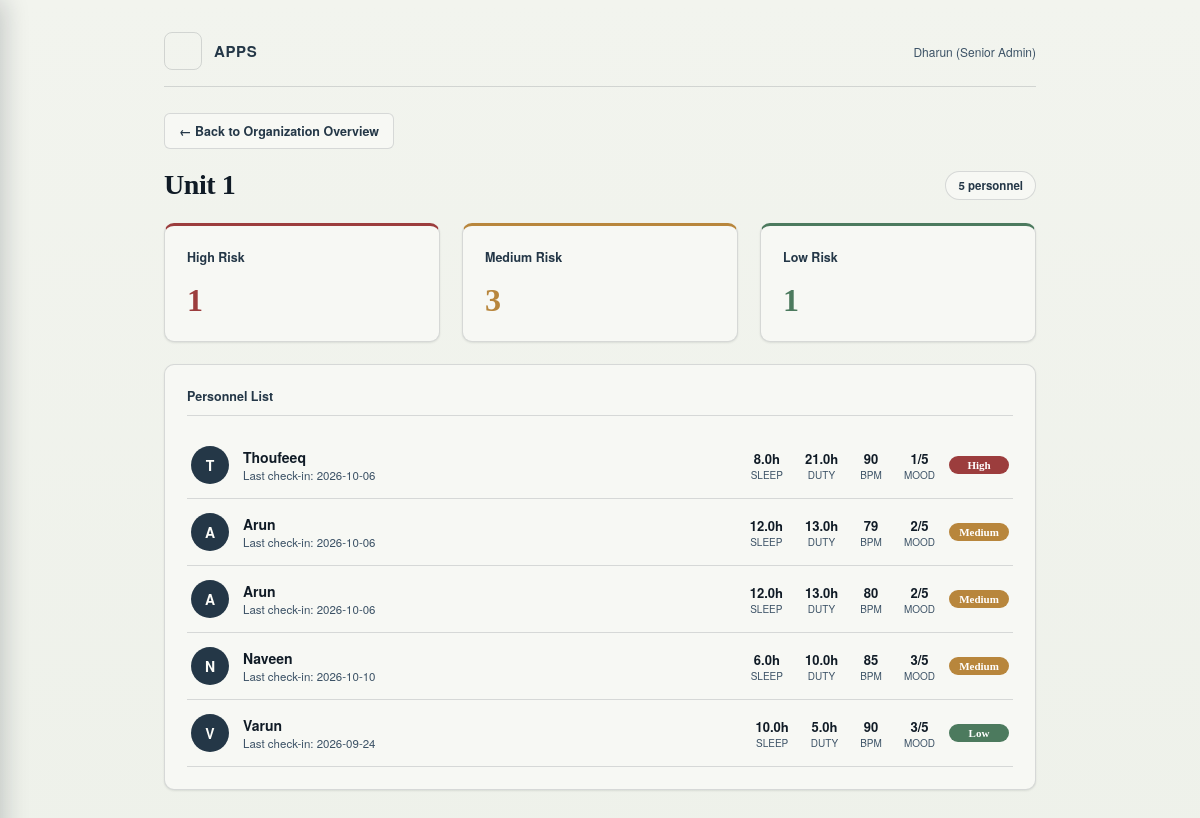
The app's page /admin/unit/1 (signed in) with its own data.
### tables this page shows
CREATE TABLE DailyData (
            id INTEGER PRIMARY KEY AUTOINCREMENT,
            user_id INTEGER NOT NULL,
            date TEXT NOT NULL,
            sleep_hours REAL,
            duty_hours REAL,
            heart_rate INTEGER,
            mood_score INTEGER,
            stress_level TEXT,
            recommendation TEXT
        );

CREATE TABLE Users (
            id INTEGER PRIMARY KEY AUTOINCREMENT,
            name TEXT NOT NULL,
            unit TEXT,
            password TEXT NOT NULL,
            role TEXT NOT NULL DEFAULT 'personnel'
        , assigned_officer_id INTEGER);

### app.py (the view)
@app.route("/admin/unit/<path:unit_name>")
@role_required("admin")
def admin_unit_detail(unit_name):
    conn = get_db()
    unit_filter = "(Users.unit IS NULL OR Users.unit = '')" if unit_name == "Unassigned" \
        else "Users.unit = ?"
    params = () if unit_name == "Unassigned" else (unit_name,)
    personnel = conn.execute(f"""
        SELECT Users.id, Users.name, Users.unit, DailyData.date, DailyData.sleep_hours,
               DailyData.duty_hours, DailyData.heart_rate, DailyData.mood_score,
               DailyData.stress_level
        FROM DailyData
        JOIN Users ON DailyData.user_id = Users.id
        WHERE DailyData.id IN (SELECT MAX(id) FROM DailyData GROUP BY user_id)
          AND Users.role = 'personnel'
          AND {unit_filter}
        ORDER BY DailyData.stress_level = 'High' DESC, DailyData.stress_level = 'Medium' DESC
    """, params).fetchall()
    conn.close()
    return render_template("admin_unit_detail.html", admin_name=session["user_name"],
                           unit_name=unit_name, personnel=personnel)

### app.py (called while the page is built, shortened)
def get_db():
    conn = sqlite3.connect(DB_PATH)
    conn.row_factory = sqlite3.Row
    return conn

def role_required(*roles):
    def decorator(view):
        @wraps(view)
        def wrapper(*args, **kwargs):
            if "user_id" not in session or session.get("role") not in roles:
                if "officer" in roles and len(roles) == 1:
                    return redirect(url_for("officer_login"))
                elif "admin" in roles and len(roles) == 1:
                    return redirect(url_for("admin_login"))
                return redirect(url_for("login"))
            return view(*args, **kwargs)
        return wrapper
    return decorator

@app.before_request
def block_cross_site_posts():
    if request.method != "POST":
        return
    source = request.headers.get("Origin") or request.headers.get("Referer")
    if source:
        if urlparse(source).netloc != request.host:
            abort(403)

@app.after_request
def add_security_headers(resp):
    resp.headers.setdefault("X-Content-Type-Options", "nosniff")
    resp.headers.setdefault("X-Frame-Options", "SAMEORIGIN")
    resp.headers.setdefault("Referrer-Policy", "same-origin")
    if "user_id" in session:
        resp.headers["Cache-Control"] = "no-store"
    return resp

@app.context_processor
def inject_nav_counts():
    return {}

### templates/admin_unit_detail.html (shortened to what this page needs)
<!DOCTYPE html>
<html lang="en">
<head>
<link rel="stylesheet" href="{{ url_for('static', filename='style.css') }}">
</head>
<body>
<div class="wrap">
    {% include "_header.html" %}
    <a href="{{ url_for('admin_dashboard') }}" style="display:inline-flex; align-items:center; gap:6px; font-family:'Helvetica Neue', Arial, sans-serif; font-size:12.5px; font-weight:600; text-decoration:none; color:var(--steel-deep); background:var(--card); border:1px solid var(--line); padding:8px 14px; border-radius:6px; margin-bottom:20px; transition: background 0.15s ease, box-shadow 0.15s ease;"
     onmouseover="this.style.background='#fff'; this.style.boxShadow='0 2px 8px rgba(16,27,38,0.08)';"
     onmouseout="this.style.background='var(--card)'; this.style.boxShadow='none';">
    &larr; Back to Organization Overview
  </a>
  <div style="display:flex; align-items:center; justify-content:space-between; margin-bottom:22px; flex-wrap:wrap; gap:10px;">
    <h2 class="page-title" style="margin:0;">Unit {{ unit_name }}</h2>
    <span style="font-family:'Helvetica Neue', Arial, sans-serif; font-size:11.5px; background:var(--card); border:1px solid var(--line); padding:5px 12px; border-radius:20px; color:var(--steel-deep); font-weight:600;">
      {{ personnel|length }} personnel
    </span>
  </div>
  {% set high_c = personnel|selectattr('stress_level','equalto','High')|list|length %}
  {% set med_c = personnel|selectattr('stress_level','equalto','Medium')|list|length %}
  {% set low_c = personnel|selectattr('stress_level','equalto','Low')|list|length %}
  <div class="grid2" style="grid-template-columns: repeat(3, 1fr); margin-bottom:22px;">
    <div class="card stat-card-high">
      <h3 style="border:none; margin:0;">High Risk</h3>
      <p class="stat-value" style="color:var(--signal-high);">{{ high_c }}</p>
    </div>
    <div class="card stat-card-medium">
      <h3 style="border:none; margin:0;">Medium Risk</h3>
      <p class="stat-value" style="color:var(--signal-med);">{{ med_c }}</p>
    </div>
    <div class="card stat-card-low">
      <h3 style="border:none; margin:0;">Low Risk</h3>
      <p class="stat-value" style="color:var(--signal-low);">{{ low_c }}</p>
    </div>
  </div>
  <div class="card">
    <h3>Personnel List</h3>
    {% if personnel %}
    <div style="display:flex; flex-direction:column;">
      {% for p in personnel %}
      <div style="display:flex; align-items:center; gap:14px; padding:14px 4px; border-bottom:1px solid var(--line);">
        <div style="flex-shrink:0; width:38px; height:38px; border-radius:50%; background:var(--steel-deep); color:#fdfdf9; display:flex; align-items:center; justify-content:center; font-family:'Helvetica Neue', Arial, sans-serif; font-weight:700; font-size:14px;">
          {{ p.name[0]|upper }}
        </div>
        <div style="flex:1; min-width:160px;">
          <div style="font-family:'Helvetica Neue', Arial, sans-serif; font-size:14px; font-weight:600; color:var(--ink);">{{ p.name }}</div>
          <div style="font-family:'Helvetica Neue', Arial, sans-serif; font-size:11.5px; color:var(--steel);">Last check-in: {{ p.date }}</div>
        </div>
        <div style="display:flex; gap:22px; font-family:'Helvetica Neue', Arial, sans-serif; text-align:center;">
          <div>
            <div style="font-size:13px; font-weight:600; color:var(--ink);">{{ p.sleep_hours }}h</div>
            <div style="font-size:10px; color:var(--steel);">SLEEP</div>
          </div>
          <div>
            <div style="font-size:13px; font-weight:600; color:var(--ink);">{{ p.duty_hours }}h</div>
            <div style="font-size:10px; color:var(--steel);">DUTY</div>
          </div>
          <div>
            <div style="font-size:13px; font-weight:600; color:var(--ink);">{{ p.heart_rate }}</div>
            <div style="font-size:10px; color:var(--steel);">BPM</div>
          </div>
          <div>
            <div style="font-size:13px; font-weight:600; color:var(--ink);">{{ p.mood_score }}/5</div>
            <div style="font-size:10px; color:var(--steel);">MOOD</div>
          </div>
        </div>
        <span class="risk-tag badge-{{ p.stress_level|lower }}" style="flex-shrink:0; min-width:60px; text-align:center;">{{ p.stress_level }}</span>
      </div>
      {% endfor %}
    </div>
    {% else %}
      <p class="empty-note">No personnel data yet for this unit.</p>
    {% endif %}
  </div>
</div>
</body>
</html>

### static/style.css (style rules this page uses)
:root { --ink:#101b26; --paper:#eef1ea; --steel:#3c5266; --steel-deep:#243747; --signal-low:#4c7a5e; --signal-med:#b8863c; --signal-high:#9c3d3d; --line: rgba(16,27,38,0.14); --card:#f7f8f4; }
* { box-sizing:border-box; }
html,body { margin:0;padding:0; }
body { background: linear-gradient(180deg, #f2f4ee 0%, var(--paper) 100%); color:var(--ink); font-family: 'Iowan Old Style','Georgia',serif; min-height:100vh; }
a { color:var(--steel-deep); }
.wrap { max-width:920px; margin:0 auto; padding:32px 24px 80px; }
h2.page-title { font-size:28px; font-weight:600; margin:0 0 4px; letter-spacing:-0.015em; color:var(--ink); }
.grid2 { display:grid; grid-template-columns: 1.1fr 1fr; gap:22px; margin-top:20px; align-items:start; }
.card { background:var(--card); border:1px solid var(--line); border-radius:10px; padding:22px; box-shadow: 0 1px 3px rgba(16,27,38,0.04), 0 1px 2px rgba(16,27,38,0.06); }
.card h3 { font-family:'Helvetica Neue', Arial, sans-serif; font-size:12.5px; color:var(--steel-deep); margin:0 0 16px; font-weight:700; border-bottom:1px solid var(--line); padding-bottom:10px; }
.badge-low { background:var(--signal-low); }
.badge-medium { background:var(--signal-med); }
.badge-high { background:var(--signal-high); }
.risk-tag { font-size:11px; font-weight:700; padding:3px 9px; border-radius:20px; color:#fff; }
.stat-value { font-size:32px; font-weight:600; margin:6px 0 0; letter-spacing:-0.02em; }
.stat-card-total, .stat-card-high, .stat-card-medium, .stat-card-low { transition: transform 0.15s ease, box-shadow 0.15s ease; }
.stat-card-high { border-top:3px solid var(--signal-high); }
.stat-card-medium { border-top:3px solid var(--signal-med); }
.stat-card-low { border-top:3px solid var(--signal-low); }
html { scroll-behavior:smooth; }

### records on screen
DailyData: name "T", name "Thoufeeq", date "2026-10-06", sleep_hours "8.0", duty_hours "21.0", heart_rate "90", mood_score "1", stress_level "High"
DailyData: name "A", name "Arun", date "2026-10-06", sleep_hours "12.0", duty_hours "13.0", heart_rate "79", mood_score "2", stress_level "Medium"
DailyData: name "A", name "Arun", date "2026-10-06", sleep_hours "12.0", duty_hours "13.0", heart_rate "80", mood_score "2", stress_level "Medium"
DailyData: name "N", name "Naveen", date "2026-10-10", sleep_hours "6.0", duty_hours "10.0", heart_rate "85", mood_score "3", stress_level "Medium"
DailyData: name "V", name "Varun", date "2026-09-24", sleep_hours "10.0", duty_hours "5.0", heart_rate "90", mood_score "3", stress_level "Low"

### other values on screen
{{ session.get('user_name') }} "Dharun"
{{ unit_name }} "1"
{{ personnel|length }} "5"
{{ high_c }} "1"
{{ med_c }} "3"
{{ low_c }} "1"
